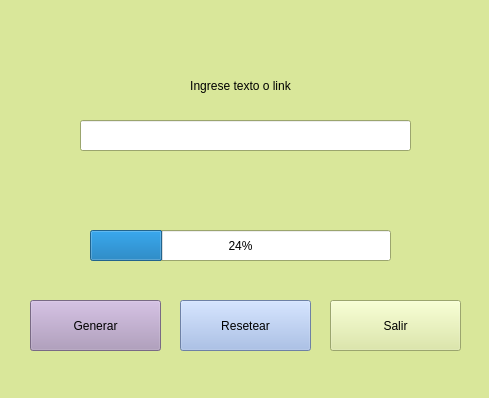
<?xml version="1.0" encoding="UTF-8"?>
<ui version="4.0">
 <class>Form</class>
 <widget class="QWidget" name="Form">
  <property name="geometry">
   <rect>
    <x>0</x>
    <y>0</y>
    <width>489</width>
    <height>398</height>
   </rect>
  </property>
  <property name="palette">
   <palette>
    <active>
     <colorrole role="WindowText">
      <brush brushstyle="SolidPattern">
       <color alpha="255">
        <red>0</red>
        <green>0</green>
        <blue>0</blue>
       </color>
      </brush>
     </colorrole>
     <colorrole role="Button">
      <brush brushstyle="SolidPattern">
       <color alpha="255">
        <red>217</red>
        <green>231</green>
        <blue>154</blue>
       </color>
      </brush>
     </colorrole>
     <colorrole role="Light">
      <brush brushstyle="SolidPattern">
       <color alpha="255">
        <red>255</red>
        <green>255</green>
        <blue>255</blue>
       </color>
      </brush>
     </colorrole>
     <colorrole role="Midlight">
      <brush brushstyle="SolidPattern">
       <color alpha="255">
        <red>236</red>
        <green>243</green>
        <blue>204</blue>
       </color>
      </brush>
     </colorrole>
     <colorrole role="Dark">
      <brush brushstyle="SolidPattern">
       <color alpha="255">
        <red>108</red>
        <green>115</green>
        <blue>77</blue>
       </color>
      </brush>
     </colorrole>
     <colorrole role="Mid">
      <brush brushstyle="SolidPattern">
       <color alpha="255">
        <red>145</red>
        <green>154</green>
        <blue>103</blue>
       </color>
      </brush>
     </colorrole>
     <colorrole role="Text">
      <brush brushstyle="SolidPattern">
       <color alpha="255">
        <red>0</red>
        <green>0</green>
        <blue>0</blue>
       </color>
      </brush>
     </colorrole>
     <colorrole role="BrightText">
      <brush brushstyle="SolidPattern">
       <color alpha="255">
        <red>255</red>
        <green>255</green>
        <blue>255</blue>
       </color>
      </brush>
     </colorrole>
     <colorrole role="ButtonText">
      <brush brushstyle="SolidPattern">
       <color alpha="255">
        <red>0</red>
        <green>0</green>
        <blue>0</blue>
       </color>
      </brush>
     </colorrole>
     <colorrole role="Base">
      <brush brushstyle="SolidPattern">
       <color alpha="255">
        <red>255</red>
        <green>255</green>
        <blue>255</blue>
       </color>
      </brush>
     </colorrole>
     <colorrole role="Window">
      <brush brushstyle="SolidPattern">
       <color alpha="255">
        <red>217</red>
        <green>231</green>
        <blue>154</blue>
       </color>
      </brush>
     </colorrole>
     <colorrole role="Shadow">
      <brush brushstyle="SolidPattern">
       <color alpha="255">
        <red>0</red>
        <green>0</green>
        <blue>0</blue>
       </color>
      </brush>
     </colorrole>
     <colorrole role="AlternateBase">
      <brush brushstyle="SolidPattern">
       <color alpha="255">
        <red>236</red>
        <green>243</green>
        <blue>204</blue>
       </color>
      </brush>
     </colorrole>
     <colorrole role="ToolTipBase">
      <brush brushstyle="SolidPattern">
       <color alpha="255">
        <red>255</red>
        <green>255</green>
        <blue>220</blue>
       </color>
      </brush>
     </colorrole>
     <colorrole role="ToolTipText">
      <brush brushstyle="SolidPattern">
       <color alpha="255">
        <red>0</red>
        <green>0</green>
        <blue>0</blue>
       </color>
      </brush>
     </colorrole>
    </active>
    <inactive>
     <colorrole role="WindowText">
      <brush brushstyle="SolidPattern">
       <color alpha="255">
        <red>0</red>
        <green>0</green>
        <blue>0</blue>
       </color>
      </brush>
     </colorrole>
     <colorrole role="Button">
      <brush brushstyle="SolidPattern">
       <color alpha="255">
        <red>217</red>
        <green>231</green>
        <blue>154</blue>
       </color>
      </brush>
     </colorrole>
     <colorrole role="Light">
      <brush brushstyle="SolidPattern">
       <color alpha="255">
        <red>255</red>
        <green>255</green>
        <blue>255</blue>
       </color>
      </brush>
     </colorrole>
     <colorrole role="Midlight">
      <brush brushstyle="SolidPattern">
       <color alpha="255">
        <red>236</red>
        <green>243</green>
        <blue>204</blue>
       </color>
      </brush>
     </colorrole>
     <colorrole role="Dark">
      <brush brushstyle="SolidPattern">
       <color alpha="255">
        <red>108</red>
        <green>115</green>
        <blue>77</blue>
       </color>
      </brush>
     </colorrole>
     <colorrole role="Mid">
      <brush brushstyle="SolidPattern">
       <color alpha="255">
        <red>145</red>
        <green>154</green>
        <blue>103</blue>
       </color>
      </brush>
     </colorrole>
     <colorrole role="Text">
      <brush brushstyle="SolidPattern">
       <color alpha="255">
        <red>0</red>
        <green>0</green>
        <blue>0</blue>
       </color>
      </brush>
     </colorrole>
     <colorrole role="BrightText">
      <brush brushstyle="SolidPattern">
       <color alpha="255">
        <red>255</red>
        <green>255</green>
        <blue>255</blue>
       </color>
      </brush>
     </colorrole>
     <colorrole role="ButtonText">
      <brush brushstyle="SolidPattern">
       <color alpha="255">
        <red>0</red>
        <green>0</green>
        <blue>0</blue>
       </color>
      </brush>
     </colorrole>
     <colorrole role="Base">
      <brush brushstyle="SolidPattern">
       <color alpha="255">
        <red>255</red>
        <green>255</green>
        <blue>255</blue>
       </color>
      </brush>
     </colorrole>
     <colorrole role="Window">
      <brush brushstyle="SolidPattern">
       <color alpha="255">
        <red>217</red>
        <green>231</green>
        <blue>154</blue>
       </color>
      </brush>
     </colorrole>
     <colorrole role="Shadow">
      <brush brushstyle="SolidPattern">
       <color alpha="255">
        <red>0</red>
        <green>0</green>
        <blue>0</blue>
       </color>
      </brush>
     </colorrole>
     <colorrole role="AlternateBase">
      <brush brushstyle="SolidPattern">
       <color alpha="255">
        <red>236</red>
        <green>243</green>
        <blue>204</blue>
       </color>
      </brush>
     </colorrole>
     <colorrole role="ToolTipBase">
      <brush brushstyle="SolidPattern">
       <color alpha="255">
        <red>255</red>
        <green>255</green>
        <blue>220</blue>
       </color>
      </brush>
     </colorrole>
     <colorrole role="ToolTipText">
      <brush brushstyle="SolidPattern">
       <color alpha="255">
        <red>0</red>
        <green>0</green>
        <blue>0</blue>
       </color>
      </brush>
     </colorrole>
    </inactive>
    <disabled>
     <colorrole role="WindowText">
      <brush brushstyle="SolidPattern">
       <color alpha="255">
        <red>108</red>
        <green>115</green>
        <blue>77</blue>
       </color>
      </brush>
     </colorrole>
     <colorrole role="Button">
      <brush brushstyle="SolidPattern">
       <color alpha="255">
        <red>217</red>
        <green>231</green>
        <blue>154</blue>
       </color>
      </brush>
     </colorrole>
     <colorrole role="Light">
      <brush brushstyle="SolidPattern">
       <color alpha="255">
        <red>255</red>
        <green>255</green>
        <blue>255</blue>
       </color>
      </brush>
     </colorrole>
     <colorrole role="Midlight">
      <brush brushstyle="SolidPattern">
       <color alpha="255">
        <red>236</red>
        <green>243</green>
        <blue>204</blue>
       </color>
      </brush>
     </colorrole>
     <colorrole role="Dark">
      <brush brushstyle="SolidPattern">
       <color alpha="255">
        <red>108</red>
        <green>115</green>
        <blue>77</blue>
       </color>
      </brush>
     </colorrole>
     <colorrole role="Mid">
      <brush brushstyle="SolidPattern">
       <color alpha="255">
        <red>145</red>
        <green>154</green>
        <blue>103</blue>
       </color>
      </brush>
     </colorrole>
     <colorrole role="Text">
      <brush brushstyle="SolidPattern">
       <color alpha="255">
        <red>108</red>
        <green>115</green>
        <blue>77</blue>
       </color>
      </brush>
     </colorrole>
     <colorrole role="BrightText">
      <brush brushstyle="SolidPattern">
       <color alpha="255">
        <red>255</red>
        <green>255</green>
        <blue>255</blue>
       </color>
      </brush>
     </colorrole>
     <colorrole role="ButtonText">
      <brush brushstyle="SolidPattern">
       <color alpha="255">
        <red>108</red>
        <green>115</green>
        <blue>77</blue>
       </color>
      </brush>
     </colorrole>
     <colorrole role="Base">
      <brush brushstyle="SolidPattern">
       <color alpha="255">
        <red>217</red>
        <green>231</green>
        <blue>154</blue>
       </color>
      </brush>
     </colorrole>
     <colorrole role="Window">
      <brush brushstyle="SolidPattern">
       <color alpha="255">
        <red>217</red>
        <green>231</green>
        <blue>154</blue>
       </color>
      </brush>
     </colorrole>
     <colorrole role="Shadow">
      <brush brushstyle="SolidPattern">
       <color alpha="255">
        <red>0</red>
        <green>0</green>
        <blue>0</blue>
       </color>
      </brush>
     </colorrole>
     <colorrole role="AlternateBase">
      <brush brushstyle="SolidPattern">
       <color alpha="255">
        <red>217</red>
        <green>231</green>
        <blue>154</blue>
       </color>
      </brush>
     </colorrole>
     <colorrole role="ToolTipBase">
      <brush brushstyle="SolidPattern">
       <color alpha="255">
        <red>255</red>
        <green>255</green>
        <blue>220</blue>
       </color>
      </brush>
     </colorrole>
     <colorrole role="ToolTipText">
      <brush brushstyle="SolidPattern">
       <color alpha="255">
        <red>0</red>
        <green>0</green>
        <blue>0</blue>
       </color>
      </brush>
     </colorrole>
    </disabled>
   </palette>
  </property>
  <property name="windowTitle">
   <string>Form</string>
  </property>
  <widget class="QPushButton" name="Charger">
   <property name="geometry">
    <rect>
     <x>30</x>
     <y>300</y>
     <width>131</width>
     <height>51</height>
    </rect>
   </property>
   <property name="palette">
    <palette>
     <active>
      <colorrole role="WindowText">
       <brush brushstyle="SolidPattern">
        <color alpha="255">
         <red>0</red>
         <green>0</green>
         <blue>0</blue>
        </color>
       </brush>
      </colorrole>
      <colorrole role="Button">
       <brush brushstyle="SolidPattern">
        <color alpha="255">
         <red>170</red>
         <green>149</green>
         <blue>186</blue>
        </color>
       </brush>
      </colorrole>
      <colorrole role="Light">
       <brush brushstyle="SolidPattern">
        <color alpha="255">
         <red>244</red>
         <green>229</green>
         <blue>255</blue>
        </color>
       </brush>
      </colorrole>
      <colorrole role="Midlight">
       <brush brushstyle="SolidPattern">
        <color alpha="255">
         <red>207</red>
         <green>189</green>
         <blue>220</blue>
        </color>
       </brush>
      </colorrole>
      <colorrole role="Dark">
       <brush brushstyle="SolidPattern">
        <color alpha="255">
         <red>85</red>
         <green>74</green>
         <blue>93</blue>
        </color>
       </brush>
      </colorrole>
      <colorrole role="Mid">
       <brush brushstyle="SolidPattern">
        <color alpha="255">
         <red>113</red>
         <green>99</green>
         <blue>124</blue>
        </color>
       </brush>
      </colorrole>
      <colorrole role="Text">
       <brush brushstyle="SolidPattern">
        <color alpha="255">
         <red>0</red>
         <green>0</green>
         <blue>0</blue>
        </color>
       </brush>
      </colorrole>
      <colorrole role="BrightText">
       <brush brushstyle="SolidPattern">
        <color alpha="255">
         <red>255</red>
         <green>255</green>
         <blue>255</blue>
        </color>
       </brush>
      </colorrole>
      <colorrole role="ButtonText">
       <brush brushstyle="SolidPattern">
        <color alpha="255">
         <red>0</red>
         <green>0</green>
         <blue>0</blue>
        </color>
       </brush>
      </colorrole>
      <colorrole role="Base">
       <brush brushstyle="SolidPattern">
        <color alpha="255">
         <red>255</red>
         <green>255</green>
         <blue>255</blue>
        </color>
       </brush>
      </colorrole>
      <colorrole role="Window">
       <brush brushstyle="SolidPattern">
        <color alpha="255">
         <red>170</red>
         <green>149</green>
         <blue>186</blue>
        </color>
       </brush>
      </colorrole>
      <colorrole role="Shadow">
       <brush brushstyle="SolidPattern">
        <color alpha="255">
         <red>0</red>
         <green>0</green>
         <blue>0</blue>
        </color>
       </brush>
      </colorrole>
      <colorrole role="AlternateBase">
       <brush brushstyle="SolidPattern">
        <color alpha="255">
         <red>212</red>
         <green>202</green>
         <blue>220</blue>
        </color>
       </brush>
      </colorrole>
      <colorrole role="ToolTipBase">
       <brush brushstyle="SolidPattern">
        <color alpha="255">
         <red>255</red>
         <green>255</green>
         <blue>220</blue>
        </color>
       </brush>
      </colorrole>
      <colorrole role="ToolTipText">
       <brush brushstyle="SolidPattern">
        <color alpha="255">
         <red>0</red>
         <green>0</green>
         <blue>0</blue>
        </color>
       </brush>
      </colorrole>
     </active>
     <inactive>
      <colorrole role="WindowText">
       <brush brushstyle="SolidPattern">
        <color alpha="255">
         <red>0</red>
         <green>0</green>
         <blue>0</blue>
        </color>
       </brush>
      </colorrole>
      <colorrole role="Button">
       <brush brushstyle="SolidPattern">
        <color alpha="255">
         <red>170</red>
         <green>149</green>
         <blue>186</blue>
        </color>
       </brush>
      </colorrole>
      <colorrole role="Light">
       <brush brushstyle="SolidPattern">
        <color alpha="255">
         <red>244</red>
         <green>229</green>
         <blue>255</blue>
        </color>
       </brush>
      </colorrole>
      <colorrole role="Midlight">
       <brush brushstyle="SolidPattern">
        <color alpha="255">
         <red>207</red>
         <green>189</green>
         <blue>220</blue>
        </color>
       </brush>
      </colorrole>
      <colorrole role="Dark">
       <brush brushstyle="SolidPattern">
        <color alpha="255">
         <red>85</red>
         <green>74</green>
         <blue>93</blue>
        </color>
       </brush>
      </colorrole>
      <colorrole role="Mid">
       <brush brushstyle="SolidPattern">
        <color alpha="255">
         <red>113</red>
         <green>99</green>
         <blue>124</blue>
        </color>
       </brush>
      </colorrole>
      <colorrole role="Text">
       <brush brushstyle="SolidPattern">
        <color alpha="255">
         <red>0</red>
         <green>0</green>
         <blue>0</blue>
        </color>
       </brush>
      </colorrole>
      <colorrole role="BrightText">
       <brush brushstyle="SolidPattern">
        <color alpha="255">
         <red>255</red>
         <green>255</green>
         <blue>255</blue>
        </color>
       </brush>
      </colorrole>
      <colorrole role="ButtonText">
       <brush brushstyle="SolidPattern">
        <color alpha="255">
         <red>0</red>
         <green>0</green>
         <blue>0</blue>
        </color>
       </brush>
      </colorrole>
      <colorrole role="Base">
       <brush brushstyle="SolidPattern">
        <color alpha="255">
         <red>255</red>
         <green>255</green>
         <blue>255</blue>
        </color>
       </brush>
      </colorrole>
      <colorrole role="Window">
       <brush brushstyle="SolidPattern">
        <color alpha="255">
         <red>170</red>
         <green>149</green>
         <blue>186</blue>
        </color>
       </brush>
      </colorrole>
      <colorrole role="Shadow">
       <brush brushstyle="SolidPattern">
        <color alpha="255">
         <red>0</red>
         <green>0</green>
         <blue>0</blue>
        </color>
       </brush>
      </colorrole>
      <colorrole role="AlternateBase">
       <brush brushstyle="SolidPattern">
        <color alpha="255">
         <red>212</red>
         <green>202</green>
         <blue>220</blue>
        </color>
       </brush>
      </colorrole>
      <colorrole role="ToolTipBase">
       <brush brushstyle="SolidPattern">
        <color alpha="255">
         <red>255</red>
         <green>255</green>
         <blue>220</blue>
        </color>
       </brush>
      </colorrole>
      <colorrole role="ToolTipText">
       <brush brushstyle="SolidPattern">
        <color alpha="255">
         <red>0</red>
         <green>0</green>
         <blue>0</blue>
        </color>
       </brush>
      </colorrole>
     </inactive>
     <disabled>
      <colorrole role="WindowText">
       <brush brushstyle="SolidPattern">
        <color alpha="255">
         <red>85</red>
         <green>74</green>
         <blue>93</blue>
        </color>
       </brush>
      </colorrole>
      <colorrole role="Button">
       <brush brushstyle="SolidPattern">
        <color alpha="255">
         <red>170</red>
         <green>149</green>
         <blue>186</blue>
        </color>
       </brush>
      </colorrole>
      <colorrole role="Light">
       <brush brushstyle="SolidPattern">
        <color alpha="255">
         <red>244</red>
         <green>229</green>
         <blue>255</blue>
        </color>
       </brush>
      </colorrole>
      <colorrole role="Midlight">
       <brush brushstyle="SolidPattern">
        <color alpha="255">
         <red>207</red>
         <green>189</green>
         <blue>220</blue>
        </color>
       </brush>
      </colorrole>
      <colorrole role="Dark">
       <brush brushstyle="SolidPattern">
        <color alpha="255">
         <red>85</red>
         <green>74</green>
         <blue>93</blue>
        </color>
       </brush>
      </colorrole>
      <colorrole role="Mid">
       <brush brushstyle="SolidPattern">
        <color alpha="255">
         <red>113</red>
         <green>99</green>
         <blue>124</blue>
        </color>
       </brush>
      </colorrole>
      <colorrole role="Text">
       <brush brushstyle="SolidPattern">
        <color alpha="255">
         <red>85</red>
         <green>74</green>
         <blue>93</blue>
        </color>
       </brush>
      </colorrole>
      <colorrole role="BrightText">
       <brush brushstyle="SolidPattern">
        <color alpha="255">
         <red>255</red>
         <green>255</green>
         <blue>255</blue>
        </color>
       </brush>
      </colorrole>
      <colorrole role="ButtonText">
       <brush brushstyle="SolidPattern">
        <color alpha="255">
         <red>85</red>
         <green>74</green>
         <blue>93</blue>
        </color>
       </brush>
      </colorrole>
      <colorrole role="Base">
       <brush brushstyle="SolidPattern">
        <color alpha="255">
         <red>170</red>
         <green>149</green>
         <blue>186</blue>
        </color>
       </brush>
      </colorrole>
      <colorrole role="Window">
       <brush brushstyle="SolidPattern">
        <color alpha="255">
         <red>170</red>
         <green>149</green>
         <blue>186</blue>
        </color>
       </brush>
      </colorrole>
      <colorrole role="Shadow">
       <brush brushstyle="SolidPattern">
        <color alpha="255">
         <red>0</red>
         <green>0</green>
         <blue>0</blue>
        </color>
       </brush>
      </colorrole>
      <colorrole role="AlternateBase">
       <brush brushstyle="SolidPattern">
        <color alpha="255">
         <red>170</red>
         <green>149</green>
         <blue>186</blue>
        </color>
       </brush>
      </colorrole>
      <colorrole role="ToolTipBase">
       <brush brushstyle="SolidPattern">
        <color alpha="255">
         <red>255</red>
         <green>255</green>
         <blue>220</blue>
        </color>
       </brush>
      </colorrole>
      <colorrole role="ToolTipText">
       <brush brushstyle="SolidPattern">
        <color alpha="255">
         <red>0</red>
         <green>0</green>
         <blue>0</blue>
        </color>
       </brush>
      </colorrole>
     </disabled>
    </palette>
   </property>
   <property name="text">
    <string>Generar</string>
   </property>
  </widget>
  <widget class="QProgressBar" name="progressBar">
   <property name="geometry">
    <rect>
     <x>90</x>
     <y>230</y>
     <width>301</width>
     <height>31</height>
    </rect>
   </property>
   <property name="value">
    <number>24</number>
   </property>
  </widget>
  <widget class="QPushButton" name="Reset">
   <property name="geometry">
    <rect>
     <x>180</x>
     <y>300</y>
     <width>131</width>
     <height>51</height>
    </rect>
   </property>
   <property name="palette">
    <palette>
     <active>
      <colorrole role="WindowText">
       <brush brushstyle="SolidPattern">
        <color alpha="255">
         <red>0</red>
         <green>0</green>
         <blue>0</blue>
        </color>
       </brush>
      </colorrole>
      <colorrole role="Button">
       <brush brushstyle="SolidPattern">
        <color alpha="255">
         <red>154</red>
         <green>181</green>
         <blue>231</blue>
        </color>
       </brush>
      </colorrole>
      <colorrole role="Light">
       <brush brushstyle="SolidPattern">
        <color alpha="255">
         <red>255</red>
         <green>255</green>
         <blue>255</blue>
        </color>
       </brush>
      </colorrole>
      <colorrole role="Midlight">
       <brush brushstyle="SolidPattern">
        <color alpha="255">
         <red>204</red>
         <green>218</green>
         <blue>243</blue>
        </color>
       </brush>
      </colorrole>
      <colorrole role="Dark">
       <brush brushstyle="SolidPattern">
        <color alpha="255">
         <red>77</red>
         <green>90</green>
         <blue>115</blue>
        </color>
       </brush>
      </colorrole>
      <colorrole role="Mid">
       <brush brushstyle="SolidPattern">
        <color alpha="255">
         <red>103</red>
         <green>121</green>
         <blue>154</blue>
        </color>
       </brush>
      </colorrole>
      <colorrole role="Text">
       <brush brushstyle="SolidPattern">
        <color alpha="255">
         <red>0</red>
         <green>0</green>
         <blue>0</blue>
        </color>
       </brush>
      </colorrole>
      <colorrole role="BrightText">
       <brush brushstyle="SolidPattern">
        <color alpha="255">
         <red>255</red>
         <green>255</green>
         <blue>255</blue>
        </color>
       </brush>
      </colorrole>
      <colorrole role="ButtonText">
       <brush brushstyle="SolidPattern">
        <color alpha="255">
         <red>0</red>
         <green>0</green>
         <blue>0</blue>
        </color>
       </brush>
      </colorrole>
      <colorrole role="Base">
       <brush brushstyle="SolidPattern">
        <color alpha="255">
         <red>255</red>
         <green>255</green>
         <blue>255</blue>
        </color>
       </brush>
      </colorrole>
      <colorrole role="Window">
       <brush brushstyle="SolidPattern">
        <color alpha="255">
         <red>154</red>
         <green>181</green>
         <blue>231</blue>
        </color>
       </brush>
      </colorrole>
      <colorrole role="Shadow">
       <brush brushstyle="SolidPattern">
        <color alpha="255">
         <red>0</red>
         <green>0</green>
         <blue>0</blue>
        </color>
       </brush>
      </colorrole>
      <colorrole role="AlternateBase">
       <brush brushstyle="SolidPattern">
        <color alpha="255">
         <red>204</red>
         <green>218</green>
         <blue>243</blue>
        </color>
       </brush>
      </colorrole>
      <colorrole role="ToolTipBase">
       <brush brushstyle="SolidPattern">
        <color alpha="255">
         <red>255</red>
         <green>255</green>
         <blue>220</blue>
        </color>
       </brush>
      </colorrole>
      <colorrole role="ToolTipText">
       <brush brushstyle="SolidPattern">
        <color alpha="255">
         <red>0</red>
         <green>0</green>
         <blue>0</blue>
        </color>
       </brush>
      </colorrole>
     </active>
     <inactive>
      <colorrole role="WindowText">
       <brush brushstyle="SolidPattern">
        <color alpha="255">
         <red>0</red>
         <green>0</green>
         <blue>0</blue>
        </color>
       </brush>
      </colorrole>
      <colorrole role="Button">
       <brush brushstyle="SolidPattern">
        <color alpha="255">
         <red>154</red>
         <green>181</green>
         <blue>231</blue>
        </color>
       </brush>
      </colorrole>
      <colorrole role="Light">
       <brush brushstyle="SolidPattern">
        <color alpha="255">
         <red>255</red>
         <green>255</green>
         <blue>255</blue>
        </color>
       </brush>
      </colorrole>
      <colorrole role="Midlight">
       <brush brushstyle="SolidPattern">
        <color alpha="255">
         <red>204</red>
         <green>218</green>
         <blue>243</blue>
        </color>
       </brush>
      </colorrole>
      <colorrole role="Dark">
       <brush brushstyle="SolidPattern">
        <color alpha="255">
         <red>77</red>
         <green>90</green>
         <blue>115</blue>
        </color>
       </brush>
      </colorrole>
      <colorrole role="Mid">
       <brush brushstyle="SolidPattern">
        <color alpha="255">
         <red>103</red>
         <green>121</green>
         <blue>154</blue>
        </color>
       </brush>
      </colorrole>
      <colorrole role="Text">
       <brush brushstyle="SolidPattern">
        <color alpha="255">
         <red>0</red>
         <green>0</green>
         <blue>0</blue>
        </color>
       </brush>
      </colorrole>
      <colorrole role="BrightText">
       <brush brushstyle="SolidPattern">
        <color alpha="255">
         <red>255</red>
         <green>255</green>
         <blue>255</blue>
        </color>
       </brush>
      </colorrole>
      <colorrole role="ButtonText">
       <brush brushstyle="SolidPattern">
        <color alpha="255">
         <red>0</red>
         <green>0</green>
         <blue>0</blue>
        </color>
       </brush>
      </colorrole>
      <colorrole role="Base">
       <brush brushstyle="SolidPattern">
        <color alpha="255">
         <red>255</red>
         <green>255</green>
         <blue>255</blue>
        </color>
       </brush>
      </colorrole>
      <colorrole role="Window">
       <brush brushstyle="SolidPattern">
        <color alpha="255">
         <red>154</red>
         <green>181</green>
         <blue>231</blue>
        </color>
       </brush>
      </colorrole>
      <colorrole role="Shadow">
       <brush brushstyle="SolidPattern">
        <color alpha="255">
         <red>0</red>
         <green>0</green>
         <blue>0</blue>
        </color>
       </brush>
      </colorrole>
      <colorrole role="AlternateBase">
       <brush brushstyle="SolidPattern">
        <color alpha="255">
         <red>204</red>
         <green>218</green>
         <blue>243</blue>
        </color>
       </brush>
      </colorrole>
      <colorrole role="ToolTipBase">
       <brush brushstyle="SolidPattern">
        <color alpha="255">
         <red>255</red>
         <green>255</green>
         <blue>220</blue>
        </color>
       </brush>
      </colorrole>
      <colorrole role="ToolTipText">
       <brush brushstyle="SolidPattern">
        <color alpha="255">
         <red>0</red>
         <green>0</green>
         <blue>0</blue>
        </color>
       </brush>
      </colorrole>
     </inactive>
     <disabled>
      <colorrole role="WindowText">
       <brush brushstyle="SolidPattern">
        <color alpha="255">
         <red>77</red>
         <green>90</green>
         <blue>115</blue>
        </color>
       </brush>
      </colorrole>
      <colorrole role="Button">
       <brush brushstyle="SolidPattern">
        <color alpha="255">
         <red>154</red>
         <green>181</green>
         <blue>231</blue>
        </color>
       </brush>
      </colorrole>
      <colorrole role="Light">
       <brush brushstyle="SolidPattern">
        <color alpha="255">
         <red>255</red>
         <green>255</green>
         <blue>255</blue>
        </color>
       </brush>
      </colorrole>
      <colorrole role="Midlight">
       <brush brushstyle="SolidPattern">
        <color alpha="255">
         <red>204</red>
         <green>218</green>
         <blue>243</blue>
        </color>
       </brush>
      </colorrole>
      <colorrole role="Dark">
       <brush brushstyle="SolidPattern">
        <color alpha="255">
         <red>77</red>
         <green>90</green>
         <blue>115</blue>
        </color>
       </brush>
      </colorrole>
      <colorrole role="Mid">
       <brush brushstyle="SolidPattern">
        <color alpha="255">
         <red>103</red>
         <green>121</green>
         <blue>154</blue>
        </color>
       </brush>
      </colorrole>
      <colorrole role="Text">
       <brush brushstyle="SolidPattern">
        <color alpha="255">
         <red>77</red>
         <green>90</green>
         <blue>115</blue>
        </color>
       </brush>
      </colorrole>
      <colorrole role="BrightText">
       <brush brushstyle="SolidPattern">
        <color alpha="255">
         <red>255</red>
         <green>255</green>
         <blue>255</blue>
        </color>
       </brush>
      </colorrole>
      <colorrole role="ButtonText">
       <brush brushstyle="SolidPattern">
        <color alpha="255">
         <red>77</red>
         <green>90</green>
         <blue>115</blue>
        </color>
       </brush>
      </colorrole>
      <colorrole role="Base">
       <brush brushstyle="SolidPattern">
        <color alpha="255">
         <red>154</red>
         <green>181</green>
         <blue>231</blue>
        </color>
       </brush>
      </colorrole>
      <colorrole role="Window">
       <brush brushstyle="SolidPattern">
        <color alpha="255">
         <red>154</red>
         <green>181</green>
         <blue>231</blue>
        </color>
       </brush>
      </colorrole>
      <colorrole role="Shadow">
       <brush brushstyle="SolidPattern">
        <color alpha="255">
         <red>0</red>
         <green>0</green>
         <blue>0</blue>
        </color>
       </brush>
      </colorrole>
      <colorrole role="AlternateBase">
       <brush brushstyle="SolidPattern">
        <color alpha="255">
         <red>154</red>
         <green>181</green>
         <blue>231</blue>
        </color>
       </brush>
      </colorrole>
      <colorrole role="ToolTipBase">
       <brush brushstyle="SolidPattern">
        <color alpha="255">
         <red>255</red>
         <green>255</green>
         <blue>220</blue>
        </color>
       </brush>
      </colorrole>
      <colorrole role="ToolTipText">
       <brush brushstyle="SolidPattern">
        <color alpha="255">
         <red>0</red>
         <green>0</green>
         <blue>0</blue>
        </color>
       </brush>
      </colorrole>
     </disabled>
    </palette>
   </property>
   <property name="text">
    <string>Resetear</string>
   </property>
  </widget>
  <widget class="QPushButton" name="OUT">
   <property name="geometry">
    <rect>
     <x>330</x>
     <y>300</y>
     <width>131</width>
     <height>51</height>
    </rect>
   </property>
   <property name="text">
    <string>Salir</string>
   </property>
  </widget>
  <widget class="QLineEdit" name="lineEdit">
   <property name="geometry">
    <rect>
     <x>80</x>
     <y>120</y>
     <width>331</width>
     <height>31</height>
    </rect>
   </property>
  </widget>
  <widget class="QLabel" name="label">
   <property name="geometry">
    <rect>
     <x>150</x>
     <y>70</y>
     <width>181</width>
     <height>31</height>
    </rect>
   </property>
   <property name="text">
    <string>Ingrese texto o link</string>
   </property>
   <property name="alignment">
    <set>Qt::AlignCenter</set>
   </property>
  </widget>
 </widget>
 <resources/>
 <connections>
  <connection>
   <sender>Reset</sender>
   <signal>clicked()</signal>
   <receiver>progressBar</receiver>
   <slot>reset()</slot>
   <hints>
    <hint type="sourcelabel">
     <x>229</x>
     <y>313</y>
    </hint>
    <hint type="destinationlabel">
     <x>308</x>
     <y>260</y>
    </hint>
   </hints>
  </connection>
  <connection>
   <sender>OUT</sender>
   <signal>clicked()</signal>
   <receiver>Form</receiver>
   <slot>close()</slot>
   <hints>
    <hint type="sourcelabel">
     <x>428</x>
     <y>316</y>
    </hint>
    <hint type="destinationlabel">
     <x>494</x>
     <y>235</y>
    </hint>
   </hints>
  </connection>
 </connections>
</ui>
